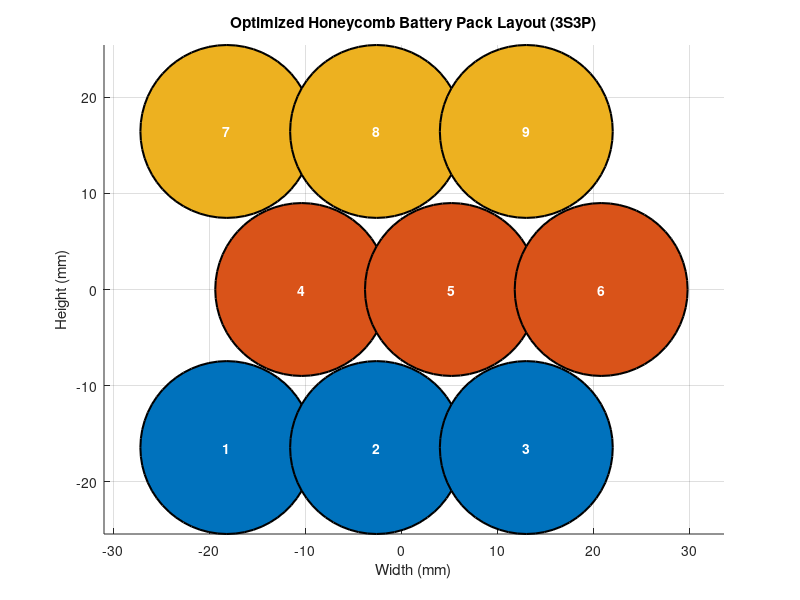

Here is the MATLAB script that generated this plot:
clc; clear; close all;

%%%%%%%%% Number of Cell Required %%%%%%%%%%%%%%%%%%%%%%%%%%%%%%%
% Define battery configuration
S = 3;  % Number of cells in series
P = 3;  % Number of cells in parallel


total_cells = S * P;  % Total number of cells

%%%%%%%%%% 18650 Cell %%%%%%%%%%%%%%%%%%%%%%%%%%%%%%%%%%%%%%%%%%%
% Define 18650 cell dimensions (mm)
cell_diameter = 18;  
cell_radius = cell_diameter / 2;
row_spacing = cell_diameter + 1;  % Vertical spacing (stacked)
col_spacing = cell_diameter * cos(pi/6);  % Horizontal shift for honeycomb

%%%%%%%%%%%%%%%%%%%%%%%%%%%%%%%%%%%%%%%%%%%%%%%%%%%%%%%%%%%%%%%%%

% Define color map for series groups
colors = lines(S);  % Generates S distinct colors

% Variables to store the best configuration
min_volume = inf;  
best_rows = 0;
best_cols = 0;
best_width = 0;
best_height = 0;

% Try different configurations of rows and columns
for rows = 1:total_cells
    for cols = 1:total_cells
        if rows * cols >= total_cells
            % Calculate bounding box dimensions
            width = (cols - 1) * col_spacing + cell_diameter;
            height = (rows - 1) * row_spacing * 0.866 + cell_diameter;
            volume = width * height * 70;  % Assume 70mm height for busbars

            % Find smallest bounding box
            if volume < min_volume
                min_volume = volume;
                best_rows = rows;
                best_cols = cols;
                best_width = width;
                best_height = height;
            end
        end
    end
end

% Compute honeycomb positions with proper parallel-group wiring
x = [];
y = [];
wiring_order = zeros(1, total_cells);
series_group = zeros(1, total_cells);  % Store which series group each cell belongs to
cell_count = 0;

% Fill honeycomb grid with correct wiring order
for s = 1:S  % Iterate through series groups
    for p = 1:P  % Iterate through parallel cells in each series group
        r = floor(cell_count / best_cols);  % Row index
        c = mod(cell_count, best_cols);  % Column index

        if mod(r,2) == 0  % Even rows
            x_pos = c * col_spacing;
        else  % Odd rows (shifted)
            x_pos = c * col_spacing + col_spacing / 2;
        end
        y_pos = r * row_spacing * 0.866;  

        % Store cell position
        x = [x, x_pos];
        y = [y, y_pos];

        % Assign wiring order & series group
        wiring_order(cell_count + 1) = cell_count + 1;  
        series_group(cell_count + 1) = s;  

        cell_count = cell_count + 1;
        if cell_count >= total_cells
            break;
        end
    end
    if cell_count >= total_cells
        break;
    end
end

% Center the layout around (0,0)
x = x - mean(x);
y = y - mean(y);

% Plot the layout with parallel-group coloring
figure;
hold on;
axis equal;

for i = 1:total_cells
    % Assign color based on series group (parallel grouping)
    color_index = series_group(i);  
    fill_color = colors(color_index, :);  
    
    % Draw the cell
    rectangle('Position', [x(i)-cell_radius, y(i)-cell_radius, cell_diameter, cell_diameter], ...
              'Curvature', [1,1], 'FaceColor', fill_color, 'EdgeColor', 'k', 'LineWidth', 1.5);
    
    % Label the cell with its wiring order
    text(x(i), y(i), num2str(wiring_order(i)), 'HorizontalAlignment', 'center', ...
         'Color', 'w', 'FontWeight', 'bold');
end

title(['Optimized Honeycomb Battery Pack Layout (', num2str(S), 'S', num2str(P), 'P)']);
xlabel('Width (mm)');
ylabel('Height (mm)');
grid on;
hold off;

% Display results
disp(['Optimal rows: ', num2str(best_rows)]);
disp(['Optimal columns: ', num2str(best_cols)]);
disp(['Minimum volume: ', num2str(min_volume), ' mm^3']);
disp(['Minimum volume: ', num2str(min_volume/1e3), ' cm^3'])
disp(['Width: ', num2str(best_width), ' mm'])
disp(['Height: ', num2str(best_height), ' mm'])
disp(['Length: ', num2str(70), ' mm'])